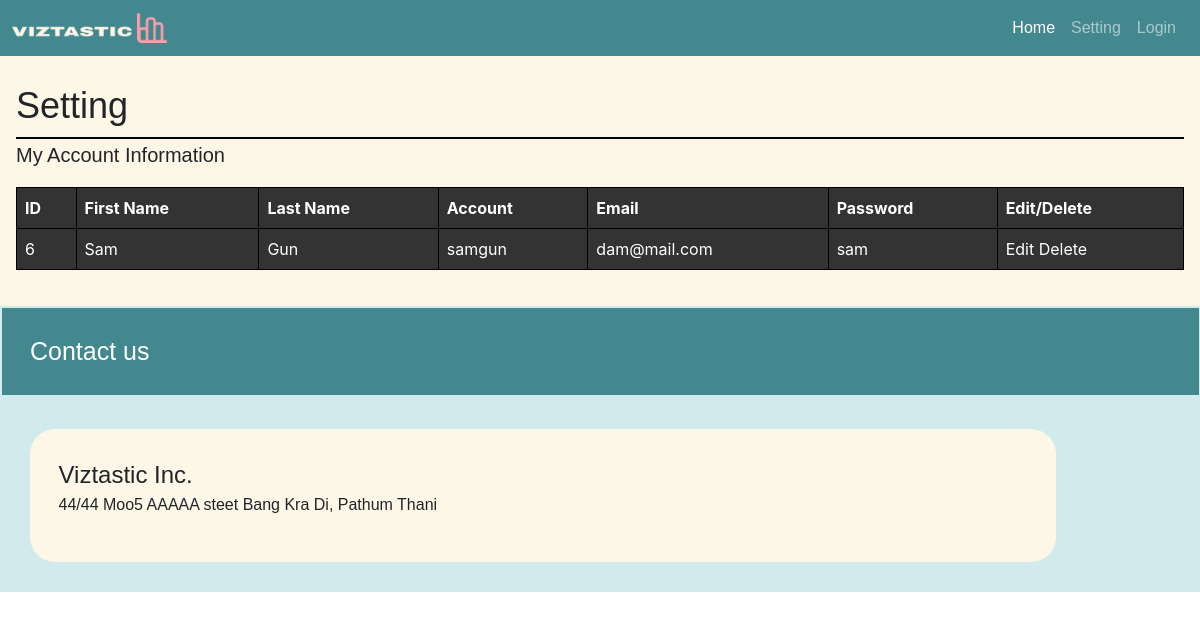
Screenshot of /userinfo with the database file from the repository.
### database/models.py (models this page shows)
class userall(models.Model):
    first_name = models.CharField(max_length=255)
    last_name = models.CharField(max_length=255)
    account = models.CharField(max_length=255)
    email =  models.CharField(max_length=255)
    password  = models.CharField(max_length=255)

### database/views.py (the view)
# urls.py: path("userinfo", database_views.user_name),
def user_name(request):
    dataset_objs = userall.objects.all()
    context_data = {
        "filter_type":"All",
        "datasets":dataset_objs
    }
    return render(request, 'web/userinfo.html', context= context_data)

### hello_world/templates/web/userinfo.html (shortened to what this page needs)
{% extends 'web/layout.html' %}
{% load static %}
{% block content %}
<body>
    <div class = "index-body">
        <div class = "index-context setting-context">
            <h1 class = "container-fluid">Setting</h1>
            <h2>My Account Information</h2>
            <table border="1">
                <tr>
                    <th>ID</th>
                        <th>First Name</th>
                        <th>Last Name</th>
                        <th>Account</th>
                        <th>Email</th>
                        <th>Password</th>
                        <th>Edit/Delete</th>
                    </tr>
                {% for row in datasets %}
                    <tr>
                        <td>{{ row.id }}</td>
                        <td>{{ row.first_name }}</td>
                        <td>{{ row.last_name }}</td>
                        <td>{{ row.account }}</td>
                        <td>{{ row.email }}</td>
                        <td>{{ row.password }}</td>
                        <td>
                            <a href="/database/name/edit/{{ row.id }}" style="color:white;">Edit</a>
                            <a href="/database/name/del/{{ row.id }}" style="color:white;">Delete</a>
                            </td>
                    </tr>
                {% endfor %}
            </table>
        </div>
{% endblock %}

### hello_world/static/main.css (style rules this page uses)
body { margin: var(--bs-gutter-x,.75rem),; font-family: "Inter-Regular", Helvetica; -webkit-font-smoothing: antialiased; -moz-osx-font-smoothing: grayscale; }
.container-fluid { margin: 0px; padding: 0px; }

### hello_world/static/globals.css (style rules this page uses)
* { -webkit-font-smoothing: antialiased; box-sizing: border-box; }
a { text-decoration: none; }

### hello_world/static/home.css (style rules this page uses)
.index-body { margin: 0px; }
.index-context { margin: 0px; padding: 1em; }
.index-body .index-context:nth-child(odd) { background-color: #FDF7E7; }

### hello_world/static/settingstyle.css (style rules this page uses)
table { border-collapse: collapse; width: 100%; background-color: #333; }
th, td { border: 1px solid #000; padding: 8px; color: #fff; }
table { margin: 20px 0px ; font-family: Inter; font-style: normal; border-collapse: collapse; width: 100%; background-color: #333; }
.setting-context h1 { font-size: 36px; margin: 2px 0px; padding: 10px 0px; border-bottom: #000 solid 2px; }
.setting-context h2 { font-size: 20px; font-style: bold; margin: 4px 0px 15px 0px; }

### rows the page displays
userall: id "6", first_name "Sam", last_name "Gun", account "samgun", email "dam@mail.com", password "sam"
